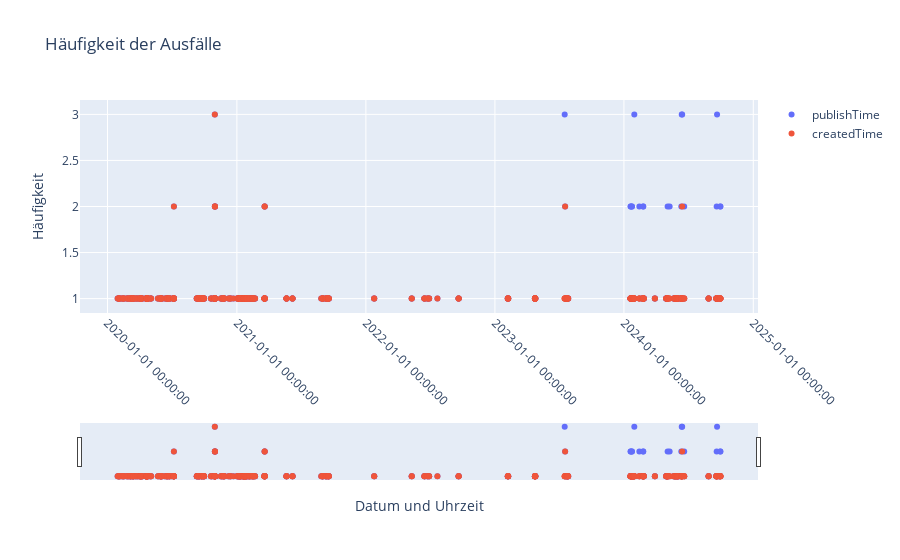

Notebook code for this chart:
### Code cell
# Datumsspalten in datetime umwandeln
df['publishTime'] = pd.to_datetime(df['publishTime'])
df['createdTime'] = pd.to_datetime(df['createdTime'])

# Häufigkeit der Datumswerte zählen
häufigkeit_publishTime = df['publishTime'].value_counts().sort_index()
häufigkeit_createdTime = df['createdTime'].value_counts().sort_index()

# Plotly-Figuren erstellen
fig = go.Figure()

# Punkte für publishTime hinzufügen
fig.add_trace(go.Scatter(
    x=häufigkeit_publishTime.index,
    y=häufigkeit_publishTime.values,
    mode='markers',
    name='publishTime'
))

# Punkte für createdTime hinzufügen
fig.add_trace(go.Scatter(
    x=häufigkeit_createdTime.index,
    y=häufigkeit_createdTime.values,
    mode='markers',
    name='createdTime'
))

# Layout anpassen
fig.update_layout(
    title='Häufigkeit der Ausfälle',
    xaxis_title='Datum und Uhrzeit',
    yaxis_title='Häufigkeit',
    xaxis=dict(
        tickformat='%Y-%m-%d %H:%M:%S',
        tickangle=45,
        rangeslider_visible=True
    ),
    hovermode='x unified'
)

# Diagramm anzeigen
fig.show()

### Figure 1 — Plotly figure (JSON) as saved in the notebook; plotly's stock layout.template omitted (floating-point values rounded to 4 significant figures; data arrays with more than 128 entries replaced by an {"elided": "..."} marker saying what was removed)
{"data": [{"mode": "markers", "name": "publishTime", "type": "scatter", "x": {"elided": "403 str values"}, "y": {"elided": "403 int values"}}, {"mode": "markers", "name": "createdTime", "type": "scatter", "x": {"elided": "426 str values"}, "y": {"elided": "426 int values"}}], "layout": {"hovermode": "x unified", "title": {"text": "Häufigkeit der Ausfälle"}, "xaxis": {"rangeslider": {"visible": true}, "tickangle": 45, "tickformat": "%Y-%m-%d %H:%M:%S", "title": {"text": "Datum und Uhrzeit"}}, "yaxis": {"title": {"text": "Häufigkeit"}}}}
